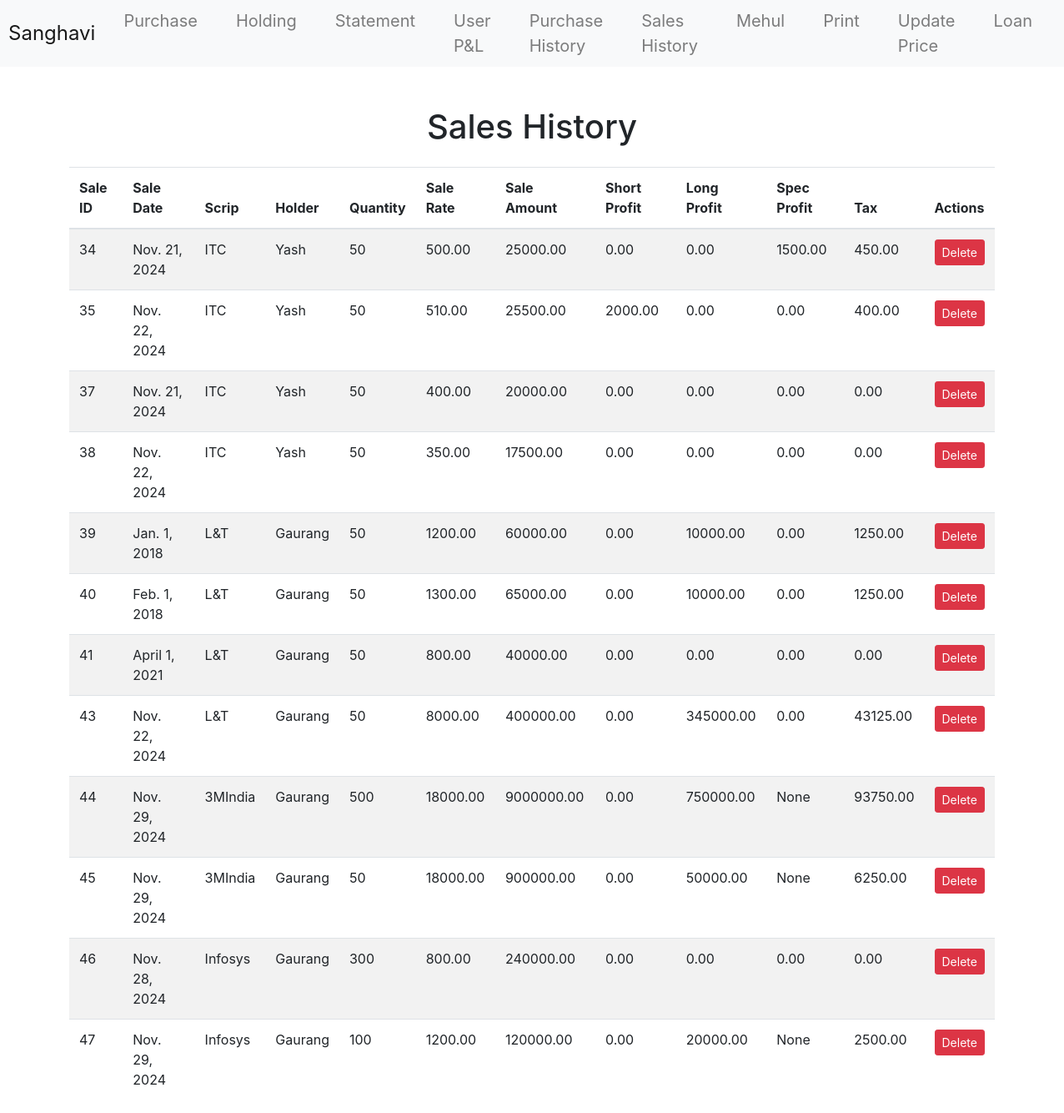
The app's page /SharesMF/sales-history/, older data.
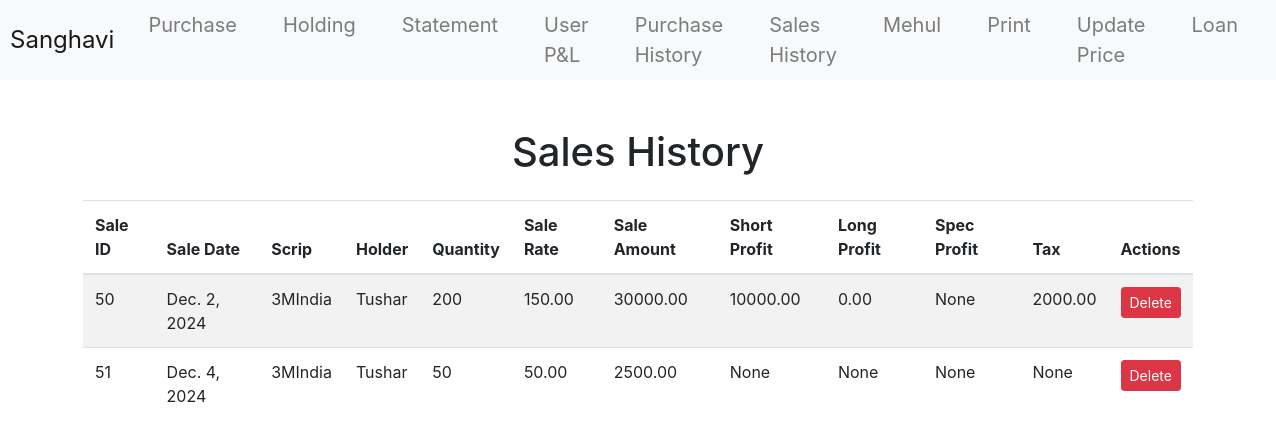
The same page, newer data.
### SharesMF/models.py (models this page shows, shortened)
class Sale(models.Model):
    sale_date = models.DateField()
    purchase_id = models.ForeignKey(Purchase, on_delete=models.CASCADE)
    script = models.CharField(max_length=100)
    user = models.ForeignKey(UserTable, to_field='name', on_delete=models.CASCADE)
    qty = models.PositiveIntegerField()
    sale_rate = models.DecimalField(max_digits=10, decimal_places=2)
    sale_amount = models.DecimalField(max_digits=12, decimal_places=2, blank=True)
    gf_rate = models.DecimalField(max_digits=10, decimal_places=2, blank=True, null=True)
    short_profit = models.DecimalField(max_digits=12, decimal_places=2, blank=True, null=True)
    long_profit = models.DecimalField(max_digits=12, decimal_places=2, blank=True, null=True)
    short_loss = models.DecimalField(max_digits=12, decimal_places=2, blank=True, null=True)
    long_loss = models.DecimalField(max_digits=12, decimal_places=2, blank=True, null=True)
    tax = models.DecimalField(max_digits=12, decimal_places=2, blank=True, null=True)
    spec_profit = models.DecimalField(max_digits=12, decimal_places=2, blank=True, null=True)
    spec_loss = models.DecimalField(max_digits=12, decimal_places=2, blank=True, null=True)

class UserTable(models.Model):
    name = models.CharField(max_length=100, primary_key=True)
    pan = models.CharField(max_length=20, unique=True)
    family = models.CharField(max_length=100, null=True, blank=True)
    data_entry = models.BooleanField(default=False)

### SharesMF/views.py (the view)
# urls.py: path('sales-history/', views.sales_history, name='sales_history'),
def sales_history(request):
    sales = Sale.objects.all()
    context = {
        'sales': sales,
    }
    return render(request, 'sales_history.html', context)

### SharesMF/templates/sales_history.html (shortened to what this page needs)
{% extends "base.html" %}
{% block content %}
<div class="container mt-5">
    <h1 class="text-center">Sales History</h1>
    {% if sales %}
        <table class="table table-striped mt-4">
            <thead>
                <tr>
                    <th>Sale ID</th>
                    <th>Sale Date</th>
                    <th>Scrip</th>
                    <th>Holder</th>
                    <th>Quantity</th>
                    <th>Sale Rate</th>
                    <th>Sale Amount</th>
                    <th>Short Profit</th>
                    <th>Long Profit</th>
                    <th>Spec Profit</th>
                    <th>Tax</th>
                    <th>Actions</th>
                </tr>
            </thead>
            <tbody>
                {% for sale in sales %}
                <tr>
                    <td>{{ sale.id }}</td>
                    <td>{{ sale.sale_date }}</td>
                    <td>{{ sale.script }}</td>
                    <td>{{ sale.user.name }}</td>
                    <td>{{ sale.qty }}</td>
                    <td>{{ sale.sale_rate }}</td>
                    <td>{{ sale.sale_amount }}</td>
                    <td>{{ sale.short_profit }}</td>
                    <td>{{ sale.long_profit }}</td>
                    <td>{{ sale.spec_profit }}</td>
                    <td>{{ sale.tax }}</td>
                    <td>
                        <form method="post" action="{% url 'delete_sale' sale.id %}" style="display: inline;">
                            <button
                                type="submit"
                                class="btn btn-danger btn-sm"
                                onclick="return confirmDelete();">Delete
                            </button>
                        </form>
                    </td>
                </tr>
                {% endfor %}
            </tbody>
        </table>
    {% else %}
        <p class="text-center">No sales history found.</p>
    {% endif %}
</div>
{% endblock %}

Row changes from the older to the newer data that the page shows:
removed Sale: id "34", sale_date "Nov. 21, 2024", script "ITC", user.name "Yash", qty "50", sale_rate "500.00", sale_amount "25000.00", short_profit "0.00", long_profit "0.00", spec_profit "1500.00", tax "450.00"
removed Sale: id "35", sale_date "Nov. 22, 2024", script "ITC", user.name "Yash", qty "50", sale_rate "510.00", sale_amount "25500.00", short_profit "2000.00", long_profit "0.00", spec_profit "0.00", tax "400.00"
removed Sale: id "37", sale_date "Nov. 21, 2024", script "ITC", user.name "Yash", qty "50", sale_rate "400.00", sale_amount "20000.00", short_profit "0.00", long_profit "0.00", spec_profit "0.00", tax "0.00"
removed Sale: id "38", sale_date "Nov. 22, 2024", script "ITC", user.name "Yash", qty "50", sale_rate "350.00", sale_amount "17500.00", short_profit "0.00", long_profit "0.00", spec_profit "0.00", tax "0.00"
removed Sale: id "39", sale_date "Jan. 1, 2018", script "L&T", user.name "Gaurang", qty "50", sale_rate "1200.00", sale_amount "60000.00", short_profit "0.00", long_profit "10000.00", spec_profit "0.00", tax "1250.00"
removed Sale: id "40", sale_date "Feb. 1, 2018", script "L&T", user.name "Gaurang", qty "50", sale_rate "1300.00", sale_amount "65000.00", short_profit "0.00", long_profit "10000.00", spec_profit "0.00", tax "1250.00"
removed Sale: id "41", sale_date "April 1, 2021", script "L&T", user.name "Gaurang", qty "50", sale_rate "800.00", sale_amount "40000.00", short_profit "0.00", long_profit "0.00", spec_profit "0.00", tax "0.00"
removed Sale: id "43", sale_date "Nov. 22, 2024", script "L&T", user.name "Gaurang", qty "50", sale_rate "8000.00", sale_amount "400000.00", short_profit "0.00", long_profit "345000.00", spec_profit "0.00", tax "43125.00"
removed Sale: id "44", sale_date "Nov. 29, 2024", script "3MIndia", user.name "Gaurang", qty "500", sale_rate "18000.00", sale_amount "9000000.00", short_profit "0.00", long_profit "750000.00", spec_profit "None", tax "93750.00"
removed Sale: id "45", sale_date "Nov. 29, 2024", script "3MIndia", user.name "Gaurang", qty "50", sale_rate "18000.00", sale_amount "900000.00", short_profit "0.00", long_profit "50000.00", spec_profit "None", tax "6250.00"
removed Sale: id "46", sale_date "Nov. 28, 2024", script "Infosys", user.name "Gaurang", qty "300", sale_rate "800.00", sale_amount "240000.00", short_profit "0.00", long_profit "0.00", spec_profit "0.00", tax "0.00"
removed Sale: id "47", sale_date "Nov. 29, 2024", script "Infosys", user.name "Gaurang", qty "100", sale_rate "1200.00", sale_amount "120000.00", short_profit "0.00", long_profit "20000.00", spec_profit "None", tax "2500.00"
added Sale: id "50", sale_date "Dec. 2, 2024", script "3MIndia", user.name "Tushar", qty "200", sale_rate "150.00", sale_amount "30000.00", short_profit "10000.00", long_profit "0.00", spec_profit "None", tax "2000.00"
added Sale: id "51", sale_date "Dec. 4, 2024", script "3MIndia", user.name "Tushar", qty "50", sale_rate "50.00", sale_amount "2500.00", short_profit "None", long_profit "None", spec_profit "None", tax "None"
